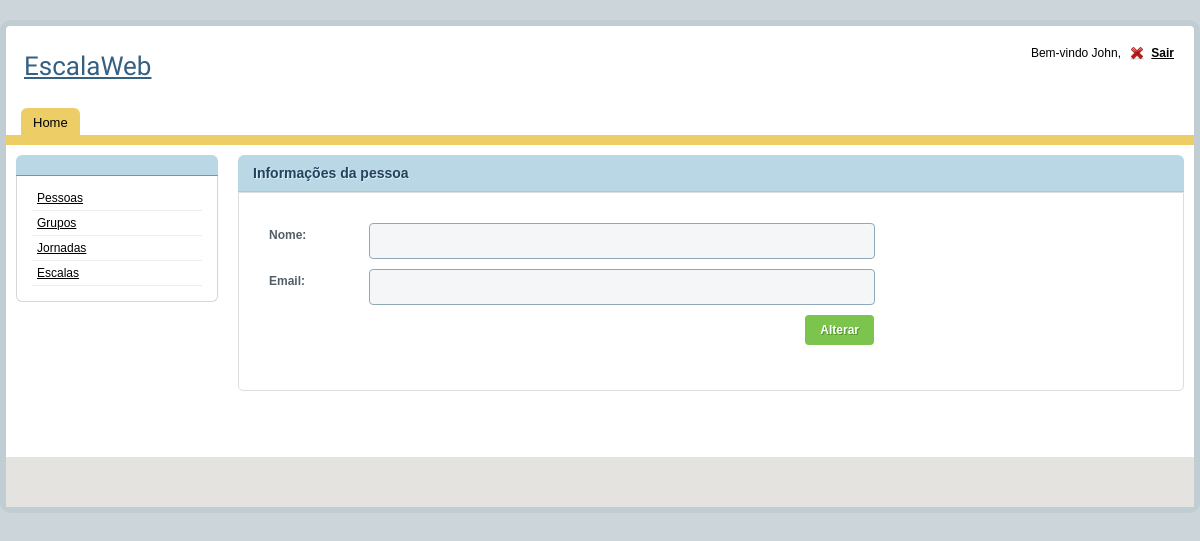
/pessoa/pessoa_edicao.php?id=1&editar=1, run on an earlier commit of the app's database.
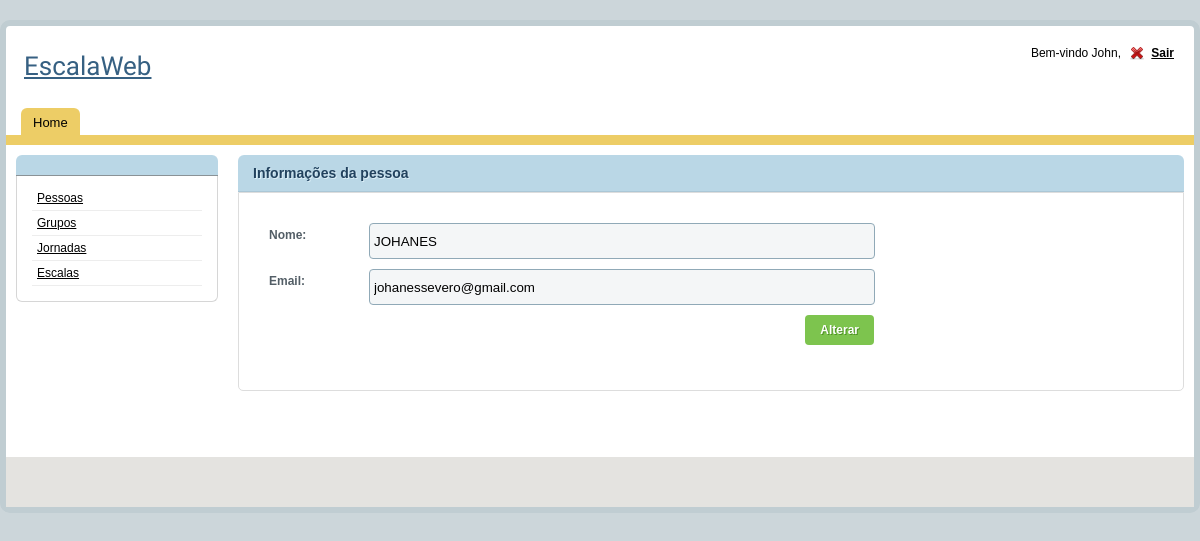
And on a later commit of the database.
### tables this page shows
CREATE TABLE IF NOT EXISTS `pessoa` (
  `id` INT NOT NULL AUTO_INCREMENT,
  `nome` VARCHAR(100) NOT NULL,
  `email` VARCHAR(100) NOT NULL,
  `coordenador_id` INT NOT NULL,
  PRIMARY KEY (`id`, `coordenador_id`),
  INDEX `fk_pessoa_coordenador` (`coordenador_id` ASC),
  CONSTRAINT `fk_pessoa_coordenador`
    FOREIGN KEY (`coordenador_id`)
    REFERENCES `coordenador` (`id`)
    ON DELETE NO ACTION
    ON UPDATE NO ACTION);

### util/bd_util.php (called while the page is built, shortened)
<?php
function get_conexao() {
	$endereco = "127.0.0.1";
	$usuario = "root";
	$senha = "root";
	$nome_banco = "escala_web";
	$conexao = mysqli_connect ( $endereco, $usuario, $senha, $nome_banco );
	return $conexao;
}
?>

### pessoa/pessoa_bd.php (called while the page is built, shortened)
<?php
function get_pessoa_por_id($id) {
	$sql = "select * from pessoa where id = ".$id." and coordenador_id = " .$_SESSION["coordenador_id"];
	$resultado = mysqli_query ( get_conexao (), $sql );
	$pessoas = array ();
	while ( $pessoa = mysqli_fetch_assoc ( $resultado ) ) {
		$pessoas [] = $pessoa;
	}
	if (count ( $pessoas ) > 0)
		return $pessoas[0];
	else
		return $pessoas;
}
?>

### pessoa/pessoa_edicao.php (the view, shortened to what this page needs)
<?php
include "../template/header.php";
include "pessoa_bd.php";
monta_form_edicao();
?>
<?php
function monta_form_edicao() {
	$pessoa = get_pessoa_por_id($_GET["id"]);
	echo "<h2>Informações da pessoa</h2>";
	echo "<form action = 'pessoa_cadastro.php' method = 'post'>";
	echo "<div id='tab1' class='tabcontent' style='display: block;'>";
	echo "<div class='form'>";
	echo "<div class='form_row'>";
	echo "<label>Nome:</label> <input type='text' value = '".$pessoa["nome"]."' name = 'nome' class='form_input' >";
	echo "</div>";
	echo "<div class='form_row'>";
	echo "<label>Email:</label> <input type='text' value = '".$pessoa["email"]."' name = 'email' class='form_input' >";
	echo "</div>";
	echo "<div class='form_row'>";
	echo "<input type='submit' class='form_submit' value='Alterar' title = 'clique para alterar'>";
	echo "</div>";
	echo "</div>";
	echo "</div>";
	echo "</form>";
}
?>
<?php
include "../template/footer.php";
?>

What changed in the data, as far as the page shows it:
added pessoa: nome "JOHANES", email "johanessevero@gmail.com"
